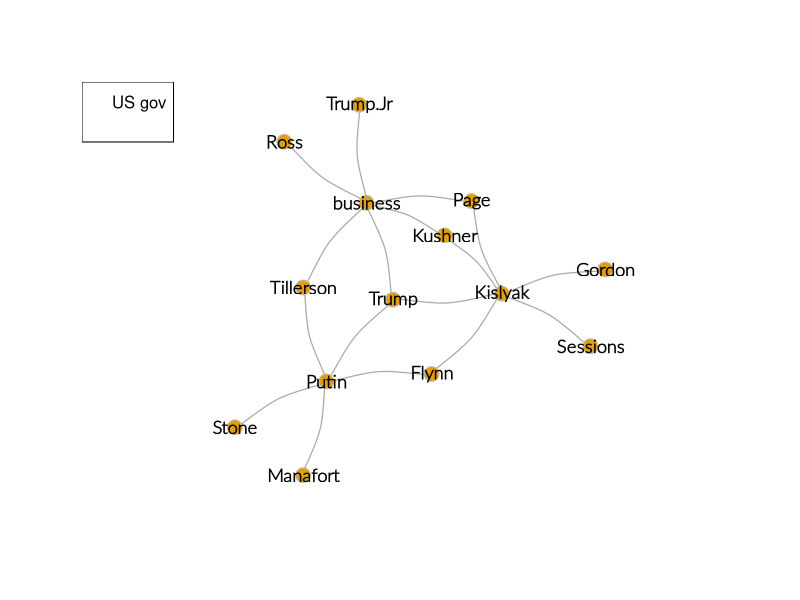

This chart was generated by the following R code:




library(igraph)


g <- graph.formula(Stone-Putin,
                   Tillerson-Putin,
                   Tillerson-business,
                   Trump.Jr-business,
                   Ross-business,
                   Kushner-business,
                   Kushner-Kislyak,
                   Trump-Putin,
                   Trump-Kislyak,
                   Trump-business,
                   Sessions-Kislyak,
                   Flynn-Kislyak,
                   Flynn-Putin,
                   Gordon-Kislyak,
                   Manafort-Putin,
                   Page-Kislyak,
                   Page-business)


plot(g, edge.width=1.2, vertex.color= g$color,
     vertex.size=8, edge.curved=0.2, vertex.label.family = "Lato Light",
     vertex.label.font = 2, vertex.label.cex = 1.1,
     vertex.frame.color="gray", vertex.label.color="black",
     frame = T, vertex.shape = g$pch)
legend("topleft", legend = c("US gov", ""))


g$country <- c("usa", "rus", "usa", "rus", "usa", "usa", "usa",
               "rus", "usa", "usa", "usa", "usa", "usa", "usa")
g$conn <- c("out", "in", "in", "out", "out", "in", "in", "in", "in",
            "in", "out", "out", "out", "out")
g$color <- ifelse(g$country == "usa", "yellow", "lightblue")
g$pch <- ifelse(g$conn == "out", "none", "circle")

V(g)




